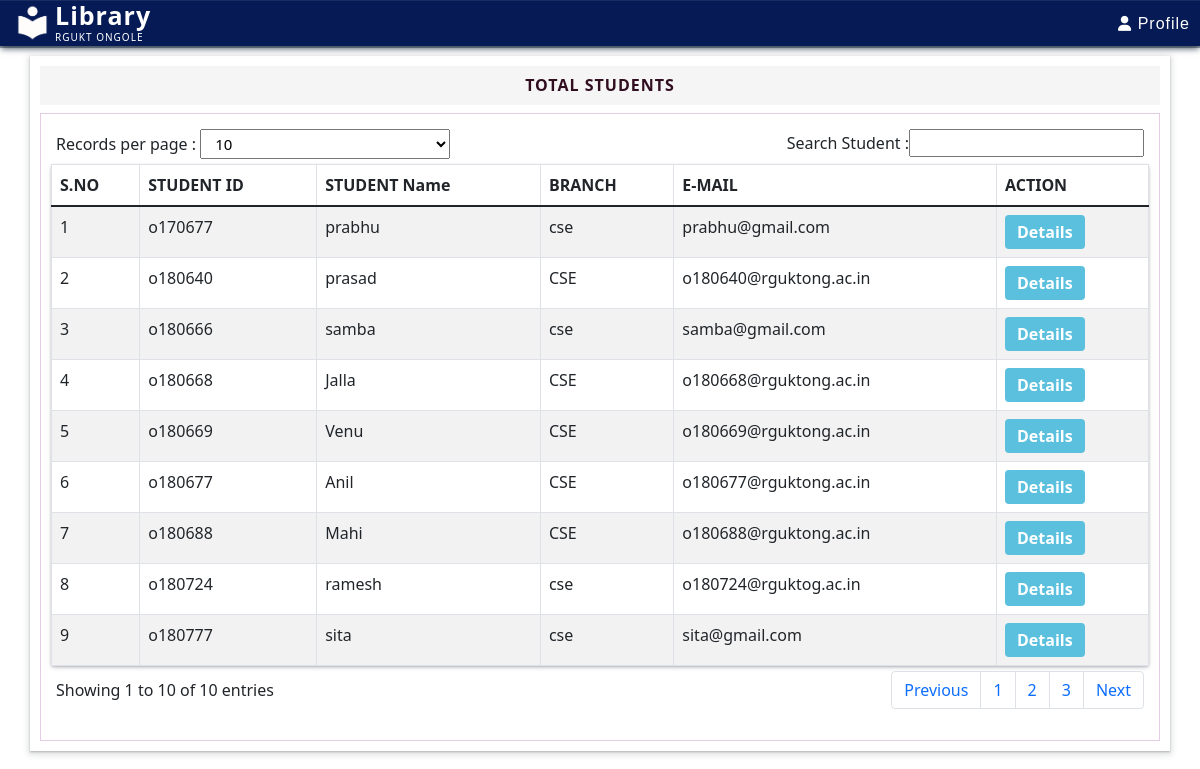
The page /admin/mngstudents.php on the database its author committed.
### tables this page shows
CREATE TABLE `user` (
  `Name` varchar(50) NOT NULL,
  `Type` varchar(20) NOT NULL,
  `Userid` varchar(20) NOT NULL,
  `Email` varchar(50) NOT NULL,
  `Branch` varchar(10) NOT NULL,
  `Password` varchar(50) NOT NULL
);

### admin/mngstudents.php (the view, shortened to what this page needs)
<?php
require('dbconnect.php');
?>
<?php include_once("bootstrap.php") ?>
<?php include_once("titlebar.php") ?>
<div class="mngstudents container">
	<div class="ss-name">
		<h2 class="ss-header" id="headname">TOTAL STUDENTS</h2>
	</div>
	<div class="dashboard-ss" id="dashboard-ss">
	<div class="sss">
		<div class="sss-select">
			<label>Records per page : </label>
			<select>
			    <option value="10">10</option>
		  	</select>
		</div>
		<div class="sss-search">
			<label>Search Student :</label><input type="text" name="booksearch">
		</div>
	</div>
	<div class="sss-table">
		<table class="table table-striped table-bordered table-hover">
			<thead>
                <tr id="thead">
                    <th id="slno">S.NO</th>
                    <th id="book-name">STUDENT ID</th>
                    <th id="book-name">STUDENT Name</th>
                    <th id="category">BRANCH</th>
                    <th id="ref-no">E-MAIL</th>
                    <th id="availability">ACTION</th>
                </tr>
        	</thead>
        	<tbody id="mng-students-trow">
            	<?php
					$sql = "select * from Library.user";
					$result = $conn->query($sql);
					if ($result->num_rows > 0) {
						$i = 1;
						while(($row = $result->fetch_assoc()) && ($i < 10)) {
			    			echo "<tr>
				                    <td>".$i."</td>
				            		<td>".$row["Userid"]."</td>
				            		<td>".$row["Name"]."</td>
				            		<td>".$row["Branch"]."</td>
				            		<td>".$row["Email"]."</td>
				            		<td>
										<div class='tableactions'>
											<button class='editbtn'>Details</button>
										</div>
									</td>
				            	</tr>";
				            $i++;
				  		}
					}
				?>
			</tbody>
		</table>
	</div>
	<div class="ssss">
		<div class="ssss-left">
			<p>Showing 1 to 10 of 10 entries</p>
		</div>
		<div class="ssss-right">
			<div class="lib__pgn"><nav aria-label="Page navigation example">
			  <ul class="pagination">
			    <li class="page-item"><a class="page-link" href="#">Previous</a></li>
			    <li class="page-item"><a class="page-link" href="#">1</a></li>
			    <li class="page-item"><a class="page-link" href="#">2</a></li>
			    <li class="page-item"><a class="page-link" href="#">3</a></li>
			    <li class="page-item"><a class="page-link" href="#">Next</a></li>
			  </ul>
			</nav></div>
		</div>
	</div>
</div>
</div>
</body>
</html>

### admin/bootstrap.php (shortened to what this page needs)
<!DOCTYPE html>
<html>
<head>
	<link rel="stylesheet" href="https://cdn.jsdelivr.net/npm/bootstrap@5.1.3/dist/css/bootstrap.min.css">
	<link rel="stylesheet" href="https://cdnjs.cloudflare.com/ajax/libs/font-awesome/6.0.0/css/all.min.css" />
	<link href="admin.css" rel="stylesheet" />
</head>
<body>

### admin/titlebar.php (shortened to what this page needs)
<div class="myheader container-fluid m-0 p-0">
	<div class="navbar">
		<div class="title-left" id="home">
			<img src="logo.png">
			<div class="logoname">
				<h1 class="heading">Library</h1>
				<p>RGUKT ONGOLE</p>
			</div>
		</div>
		<div class="title-right m-0 p-0">
			<div  class="title-buttons">
				<ul class="menu">
					<li><a href="./adminprofile.php"><i class="fa-solid fa-user"></i> Profile</a></li>
				</ul>
			</div>
		</div>
	</div>
</div>

### admin/admin.css (style rules this page uses)
* { box-sizing: border-box; padding: 0; margin: 0; }
.myheader { position: sticky !important; top: 0; z-index: 20; background-color: #061b55; transition: all 0.3s; background-color: #061b55; box-shadow: rgba(6, 24, 44, 0.4) 0px 0px 0px 2px, rgba(6, 24, 44, 0.65) 0px 4px 6px -1px, rgba(255, 255, 255, 0.08) 0px 1px 0px inset; }
.navbar { margin: 0px; padding: 0px; }
.title-left { cursor: pointer; margin-left: 10px; display: flex; letter-spacing: 1px; }
.title-left img { margin-top: 0px; width: 45px; height: 46px; object-fit: contain; }
.heading { margin-bottom: 0; margin-top: 0px; color: white; font-size: 25px; font-weight: 700; }
.logoname p { font-size: 10px; margin: 0; color: white; font-weight: 400; }
.title-right { padding: 0px; margin: 0px; align-items: center; margin-left: auto; display: inline-flex; }
.title-right .title-buttons ul { margin: 0; }
.title-right .title-buttons ul li a { font-size: 16px; border-bottom: none; text-decoration:none; color: white; font-family: 'Arial Nova', sans-serif; letter-spacing: 1px; transition: all 0.2s; }
.title-right .title-buttons ul li i { margin-left: 5px; font-size: 15px; }
.title-right .title-buttons .menu li { color: white; display: inline-block; padding: 10px 10px; text-align: center; cursor: pointer ; height: 100%; }
.dashboard-ss { padding: 10px; border: 1px solid #9494; height: auto; }
.sss select { width: 250px; }
.table { margin: 0; }
.sss { padding: 5px; display: flex; justify-content: space-between; }
.sss-table { box-shadow: rgba(50, 50, 93, 0.25) 0px 2px 5px -1px, rgba(0, 0, 0, 0.3) 0px 1px 3px -1px; }
.ssss { padding: 5px; display: flex; justify-content: space-between; align-items: center; }
.form-content input,select { outline: none; width: 400px; padding: 3px 10px; font-size: 15px; }
.add-book-btn,.issue-book-btn,.editbtn { color: white; border-color: #46b8da; background-color: #5bc0de; margin-top: 0px; padding:5px 12px; border: 0px solid transparent; border-radius: 4px; font-weight: bold; text-decoration: none; }
.ss-header { text-align: center; font-size: 16px; padding: 10px; background-color: whitesmoke; text-transform: uppercase; color: #310D20; letter-spacing: 1px; font-weight: bolder; }
.dashboard-ss { padding: 10px; border: 1px solid #9494; }
.sss-table { overflow-x: auto; }
.issue-form-content input,select { outline: none; width: 400px; padding: 3px 10px; font-size: 15px; }
.dashboard,.admin-books,.mngbooks,.issuebook,.mngissue,.ad-profile,.mngstudents,.mngfaculty,.currentissue,.issuerequests,.renewalrequests,.recomendations,.allbooks { margin-top: 10px; margin-bottom: 50px; padding: 10px; height: auto; box-shadow: rgba(60, 64, 67, 0.3) 0px 1px 2px 0px, rgba(60, 64, 67, 0.15) 0px 2px 6px 2px; }

### rows shown on the page
user: Userid "o170677", Name "prabhu", Branch "cse", Email "prabhu@gmail.com"
user: Userid "o180640", Name "prasad", Branch "CSE", Email "o180640@rguktong.ac.in"
user: Userid "o180666", Name "samba", Branch "cse", Email "samba@gmail.com"
user: Userid "o180668", Name "Jalla", Branch "CSE", Email "o180668@rguktong.ac.in"
user: Userid "o180669", Name "Venu", Branch "CSE", Email "o180669@rguktong.ac.in"
user: Userid "o180677", Name "Anil", Branch "CSE", Email "o180677@rguktong.ac.in"
user: Userid "o180688", Name "Mahi", Branch "CSE", Email "o180688@rguktong.ac.in"
user: Userid "o180724", Name "ramesh", Branch "cse", Email "o180724@rguktog.ac.in"
user: Userid "o180777", Name "sita", Branch "cse", Email "sita@gmail.com"
